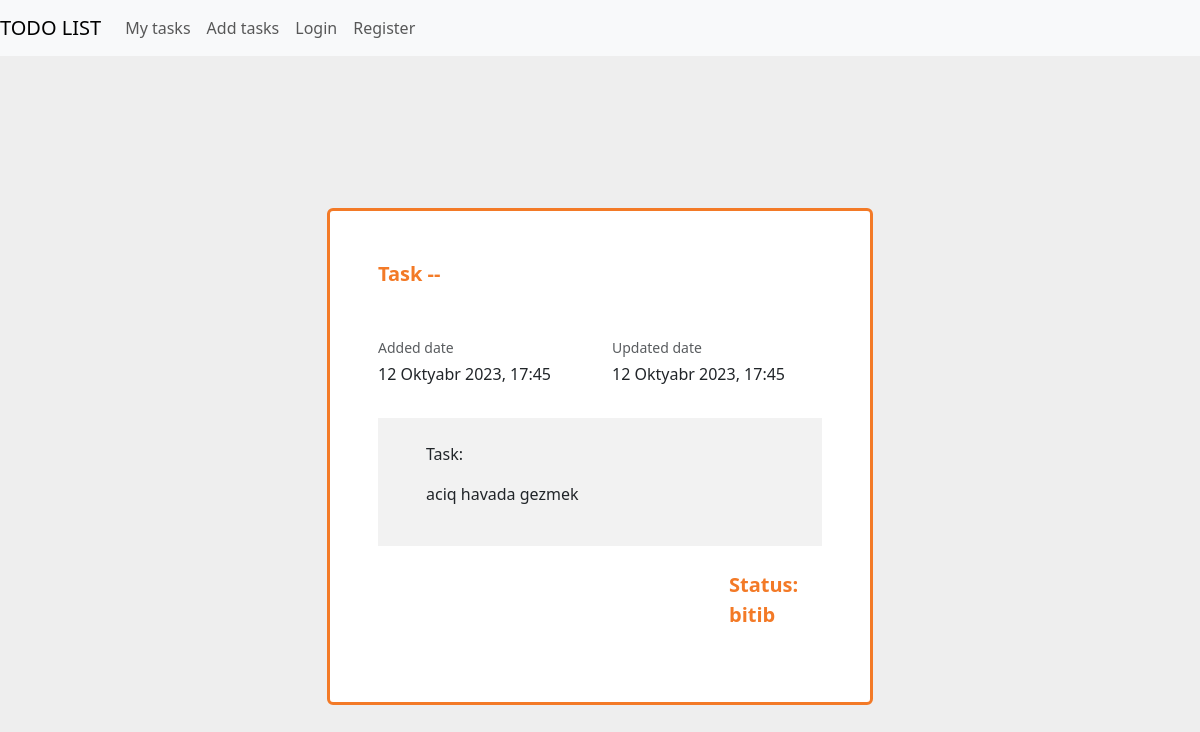
Page /detail/5/ on the committed database.
### todo/models.py (models this page shows, shortened)
class Todo(models.Model):
    name = models.CharField(max_length=255, verbose_name="Ediləcək iş")
    status = models.CharField(max_length=255, choices=CHOICES, verbose_name="Taskin statusu", null=True, blank=True, default="Hələ başlanmayıb")
    add_date = models.DateTimeField(auto_now_add=True)
    update_date = models.DateTimeField(auto_now=True)
    delete_date = models.DateTimeField(null=True, blank=True)
    active = models.BooleanField(default=True)
    class Meta:
        ordering = ("add_date",)
        verbose_name = "Ediləcək iş"
        verbose_name_plural = "Ediləcək işlər"

### todo/views.py (the view)
# urls.py: path("detail/<int:id>/", detail_view, name="detail"),
def detail_view(request, id):
    my_obj = Todo.objects.get(id=id)
    context = {
        "myobj": my_obj
    }
    return render(request, "detail.html", context)

### templates/detail.html (shortened to what this page needs)
<!DOCTYPE html>
<html lang="en">
<head>
    <link
      href="https://cdn.jsdelivr.net/npm/bootstrap@5.3.2/dist/css/bootstrap.min.css"
      rel="stylesheet"
    />
</head>
<body>
      <nav class="navbar navbar-expand-lg navbar-light bg-light">
  <a class="navbar-brand" href="#">TODO LIST</a>
  <div class="collapse navbar-collapse" id="navbarNavDropdown">
    <ul class="navbar-nav">
      <li class="nav-item">
        <a class="nav-link" href="#">My tasks</a>
      </li>
      <li class="nav-item">
        <a class="nav-link" href="#">Add tasks</a>
      </li>
      <li class="nav-item">
        <a class="nav-link" href="#">Login</a>
      </li>
      <li class="nav-item">
        <a class="nav-link" href="#">Register</a>
      </li>
    </ul>
  </div>
</nav>
    <section class="h-100 h-custom" style="background-color: #eee;">
  <div class="container py-5 h-100">
    <div class="row d-flex justify-content-center align-items-center h-100">
      <div class="col-lg-8 col-xl-6">
        <div class="card border-top border-bottom border-3" style="border-color: #f37a27 !important;">
          <div class="card-body p-5">
            <p class="lead fw-bold mb-5" style="color: #f37a27;">Task -- </p>
            <div class="row">
              <div class="col mb-3">
                <p class="small text-muted mb-1">Added date</p>
                <p>{{myobj.add_date}}</p>
              </div>
              <div class="col mb-3">
                <p class="small text-muted mb-1">Updated date</p>
                <p>{{myobj.update_date}}</p>
              </div>
            </div>
            <div class="mx-n5 px-5 py-4" style="background-color: #f2f2f2;">
              <div class="row">
                <div class="col-md-12 col-lg-12">
                  <p>Task:
                    <br>
                    <p>{{myobj.name}}</p>
                  </p>
                </div>
              </div>
            </div>
            <div class="row my-4">
              <div class="col-md-4 offset-md-8 col-lg-3 offset-lg-9">
                <p class="lead fw-bold mb-0" style="color: #f37a27;">Status: {{myobj.status}}</p>
              </div>
            </div>
          </div>
        </div>
      </div>
    </div>
  </div>
</section>
</body>
</html>

### templates/detail.html (style rules this page uses)
@media (min-width: 1025px) { .h-custom { height: 100vh !important; } }

### rows in the picture
Todo: add_date "12 Oktyabr 2023, 17:45", update_date "12 Oktyabr 2023, 17:45", name "aciq havada gezmek", status "bitib"
